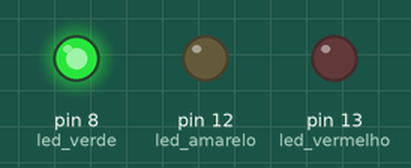
This sketch was run on a simulated Arduino Uno, built with avr-gcc and run on an emulated ATmega328P. Parts: output pins drawn as LEDs (lit = HIGH).

Above: at 1.5 s.
At 3.5 s:
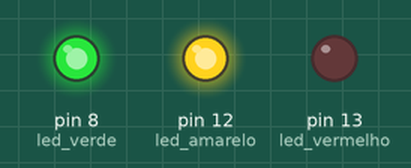
At 5.0 s:
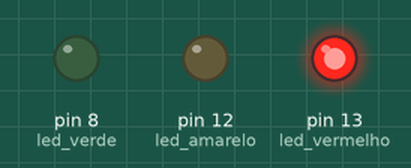
Timing chart, 0 to 7.8 s (numbered marks = the images above):
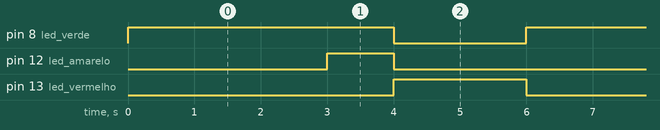

Measured:
- by itself, pin 8 (led_verde): alternates HIGH for 4.0 s and LOW for 2.0 s
- by itself, pin 12 (led_amarelo): alternates HIGH for 1.0 s and LOW for 5.0 s
- by itself, pin 13 (led_vermelho): alternates HIGH for 2.0 s and LOW for 4.0 s

The sketch:

Semaforo.ino
```cpp
// C++ code

int led_vermelho = 13;
int led_amarelo = 12;
int led_verde = 8;

void setup()
{
pinMode(led_vermelho, OUTPUT);
pinMode(led_verde, OUTPUT);
pinMode(led_amarelo, OUTPUT);
}

void loop()
{
digitalWrite(led_verde, HIGH);
delay(3000);
digitalWrite(led_amarelo, HIGH);
delay(1000);
digitalWrite(led_verde, LOW);
digitalWrite(led_amarelo, LOW);
digitalWrite(led_vermelho, HIGH);
delay(2000);
digitalWrite(led_vermelho, LOW);
}
```
